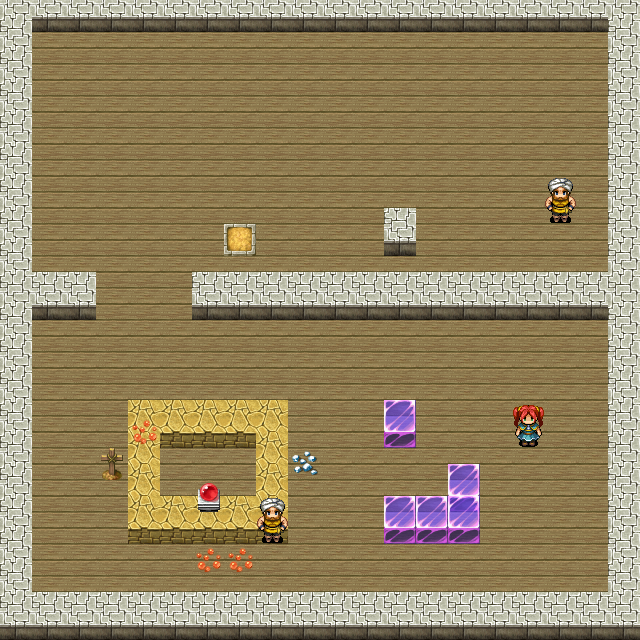

This game map was drawn from its Tiled (.tmx) file and the tilesets committed beside it. A one-line description and the trimmed map source follow:
An orthogonal 20x20 tile map with 32x32 px tiles, 8 tile layers (floor, floor_effects, obstacles, portals, ...) and 7 objects (2x 1, 2x type, 2x 2, portal).

<map version="1.0" orientation="orthogonal" width="20" height="20" tilewidth="32" tileheight="32">
 <properties>
  <property name="goal_mobs_alive" value="0" />
 </properties>
 <tileset firstgid="1" name="output" tilewidth="32" tileheight="48">
  <image source="../tiles/new_tileset.png" width="512" height="2544" />
 </tileset>
 <layer name="floor" width="20" height="20">
  <data>[400 cells, 400 non-empty, 2 distinct tile ids]</data>
 </layer>
 <layer name="floor_effects" width="20" height="20">
  <data>[400 cells, 0 non-empty, 0 distinct tile ids]</data>
 </layer>
 <layer name="obstacles" width="20" height="20">
  <data>[400 cells, 112 non-empty, 4 distinct tile ids]</data>
 </layer>
 <layer name="portals" width="20" height="20">
  <data>[400 cells, 1 non-empty, 1 distinct tile ids]</data>
 </layer>
 <layer name="sprites" width="20" height="20">
  <data>[400 cells, 2 non-empty, 2 distinct tile ids]</data>
 </layer>
 <layer name="effects" width="20" height="20">
  <data>[400 cells, 3 non-empty, 2 distinct tile ids]</data>
 </layer>
 <layer name="effects2spawn" width="20" height="20">
  <data>[400 cells, 1 non-empty, 1 distinct tile ids]</data>
 </layer>
 <layer name="sprites2spawn" width="20" height="20">
  <data>[400 cells, 1 non-empty, 1 distinct tile ids]</data>
 </layer>
 <objectgroup name="spawnpoints" width="20" height="20" />
 <objectgroup name="portals" width="20" height="20">
  <object name="portal" x="197" y="490" width="23" height="16">
   <properties>
    <property name="bottom" value="1" />
    <property name="left" value="1" />
    <property name="right" value="1" />
    <property name="top" value="1" />
   </properties>
  </object>
 </objectgroup>
 <objectgroup name="portal_exits" width="20" height="20">
  <object name="1" x="135" y="103" width="17" height="17" />
 </objectgroup>
 <objectgroup name="switches" width="20" height="20">
  <object name="1" type="type" x="105" y="459" width="13" height="9">
   <properties>
    <property name="bomb_sensitive" value="true" />
    <property name="one_time" value="false" />
    <property name="passing_sensitive" value="false" />
   </properties>
  </object>
  <object name="2" type="type" x="233" y="234" width="13" height="9">
   <properties>
    <property name="bomb_sensitive" value="false" />
    <property name="one_time" value="false" />
    <property name="passing_sensitive" value="true" />
   </properties>
  </object>
 </objectgroup>
 <objectgroup name="switch_targets" width="20" height="20">
  <object name="1" x="201" y="426" width="14" height="12" />
  <object name="2" x="361" y="234" width="14" height="12" />
  <object name="2" x="394" y="235" width="14" height="12" />
 </objectgroup>
</map>